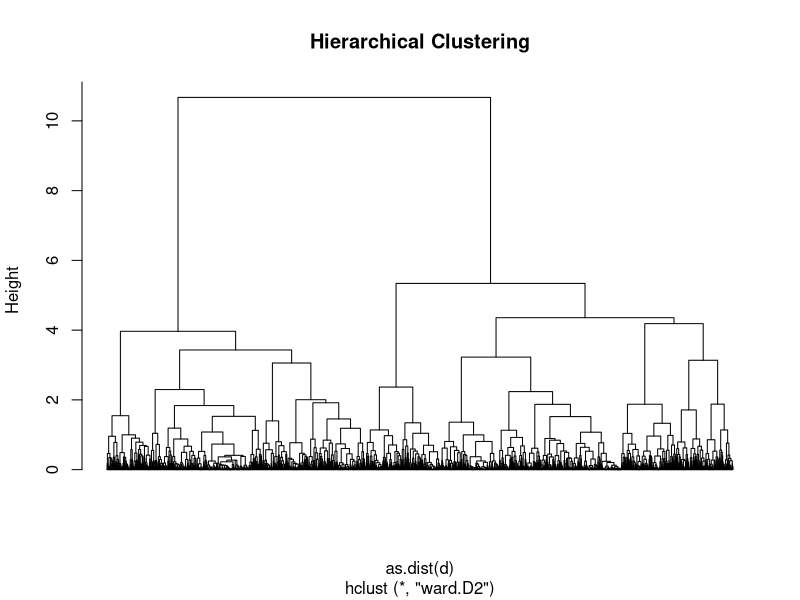
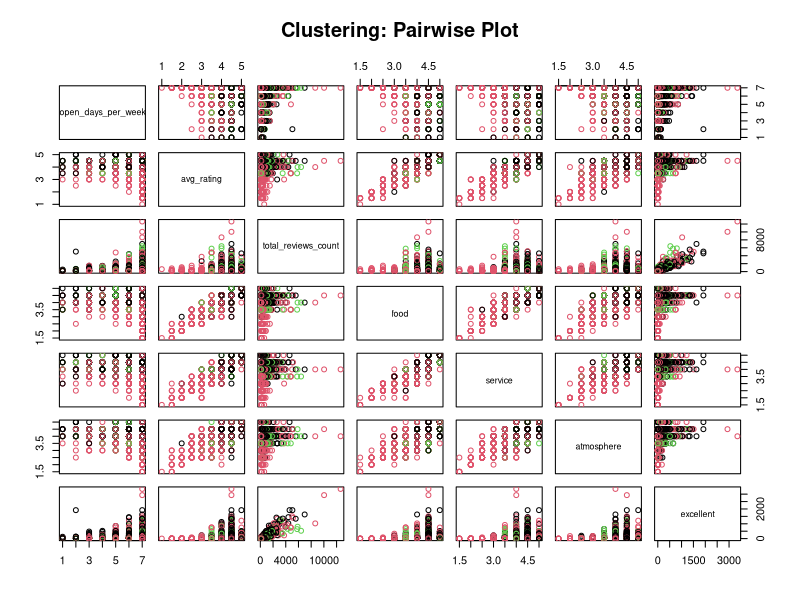
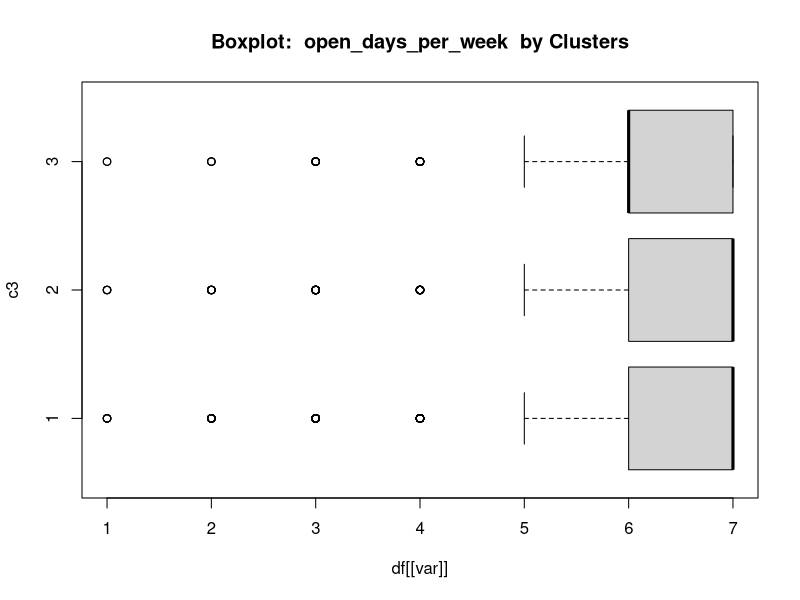
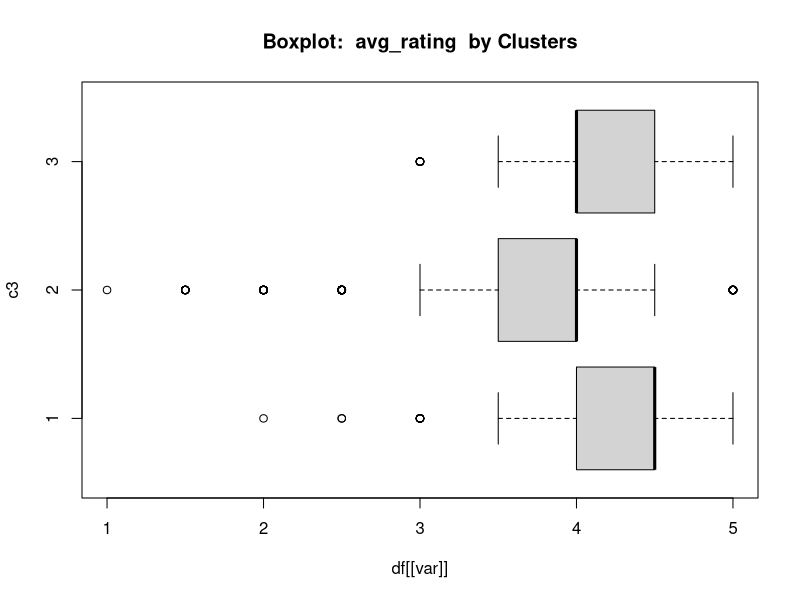
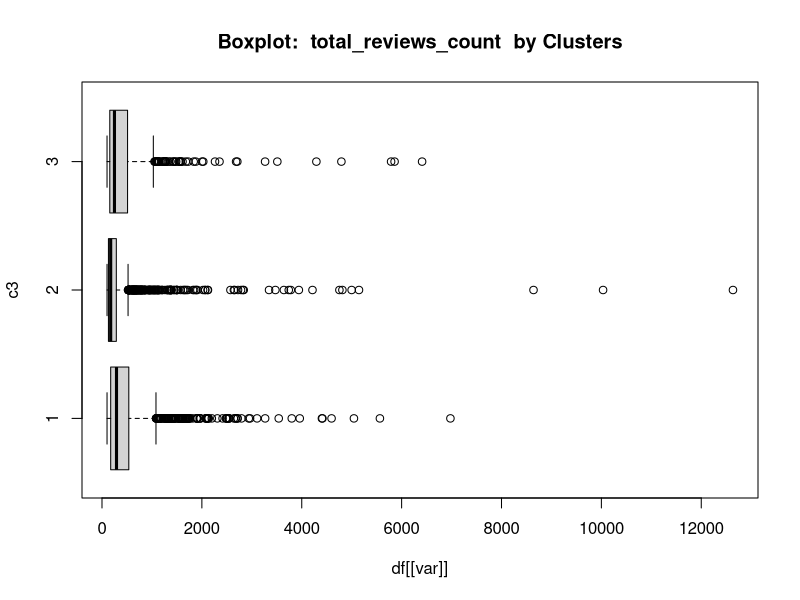
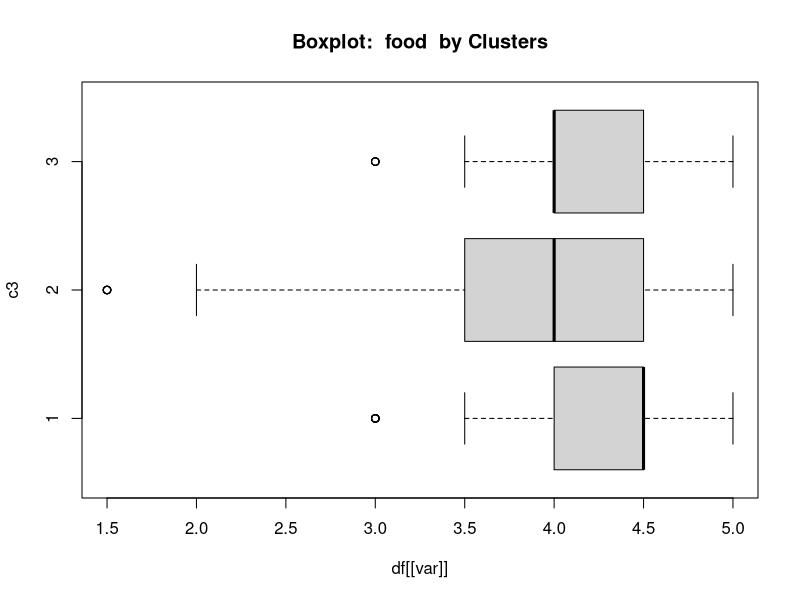
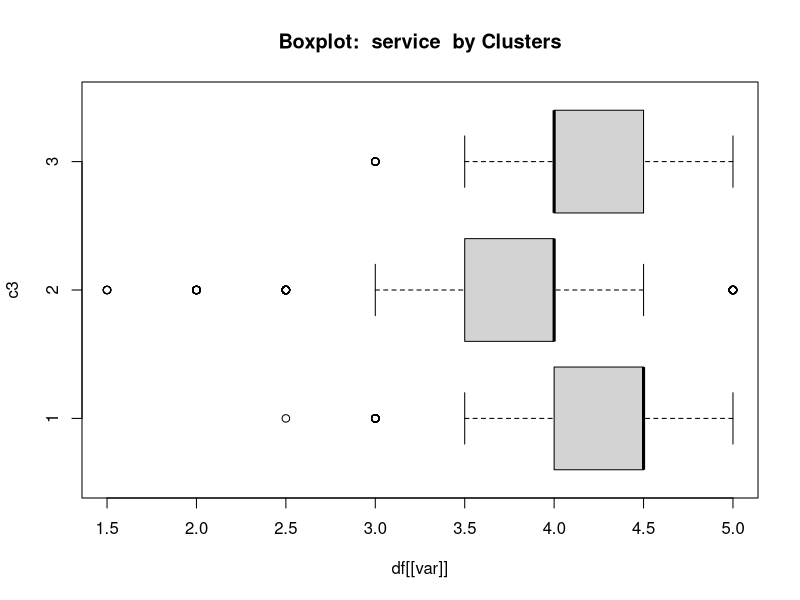
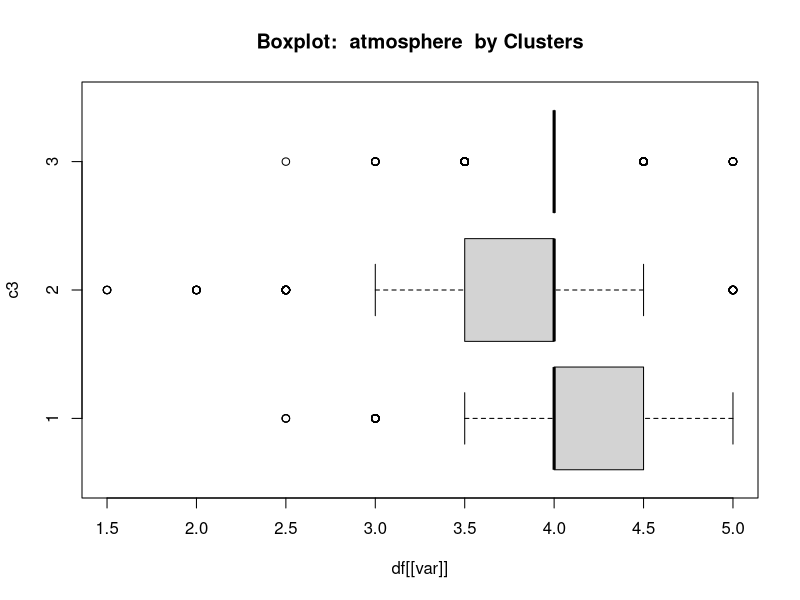

The R script that drew these images, in order:
# ==============================
# CLUSTERING ANALYSIS SCRIPT
# ==============================
# This script performs clustering analysis on the dataset to identify
# natural groupings of restaurants based on their characteristics.

# ==============================
# LIBRARIES
# ==============================

# Load required libraries
library(cluster)
library(ggplot2)
library(pheatmap)

# ==============================
# WORKING DIRECTORY & DATA LOADING
# ==============================

# Set working directory
setwd("/home/gerard/Desktop/MD/MD/")

# Load dataset
dd <- read.csv("dataset/renamed.csv")
df <- read.csv("dataset/renamed.csv")

# ==============================
# DATA PREPARATION
# ==============================

# Identify numerical variables
numericals <- which(sapply(df, is.numeric))

# Identify categorical variables (character or factor)
categoricals <- which(sapply(df, function(col) is.character(col) || is.factor(col)))

# Subset numerical and categorical columns
df_numericals <- df[, numericals]
df_categoricals <- df[, categoricals]

# Convert categorical columns to factors
df[, categoricals] <- lapply(df[, categoricals], factor)

# Get the names of numerical and categorical variables
numericals_names <- names(df_numericals)
categoricals_names <- names(df_categoricals)

# ==============================
# CLUSTERING
# ==============================

# Create output directory if it doesn't exist
if (!dir.exists("clustering")) {
  dir.create("clustering")
}

# Hierarchical clustering
d <- daisy(df, metric = "gower")
h1 <- hclust(as.dist(d), method = "ward.D2")
png("clustering/hierarchical_clustering.png", width = 800, height = 600)
plot(h1, main = "Hierarchical Clustering", labels = FALSE, hang = -1)
dev.off()

heights <- c(
  k3 = h1$height[length(h1$height) - (3 - 1)],
  k4 = h1$height[length(h1$height) - (4 - 1)],
  k5 = h1$height[length(h1$height) - (5 - 1)]
)

nc <- 3
c3 <- cutree(h1, nc)

cluster_counts <- table(c3)
print(cluster_counts)

# 2D clustering plot
png("clustering/clustering_2D.png", width = 800, height = 600)
pairs(df_numericals, 
      col = c3, 
      main = "Clustering: Pairwise Plot")
dev.off()

for (var in numericals_names) {
  png(paste0("clustering/boxplot_", var, ".png"), width = 800, height = 600)
  
  # Create boxplot for each variable by clusters
  boxplot(df[[var]] ~ c3, 
          horizontal = TRUE, 
          main = paste("Boxplot: ", var, " by Clusters"))
  
  dev.off()
}

for (var in categoricals_names) {
  png(paste0("clustering/barplot_", var, ".png"), width = 800, height = 600)
  
  # Create bar plot for each categorical variable by clusters
  p <- ggplot(df, aes_string(x = var, fill = as.factor(c3))) +
    geom_bar(position = "dodge") +
    labs(title = paste("Bar Plot: ", var, " by Clusters"), x = var, y = "Frequency", fill = "Cluster") +
    theme_minimal()
  
  # Explicitly print the plot
  print(p)
  
  dev.off()
}
